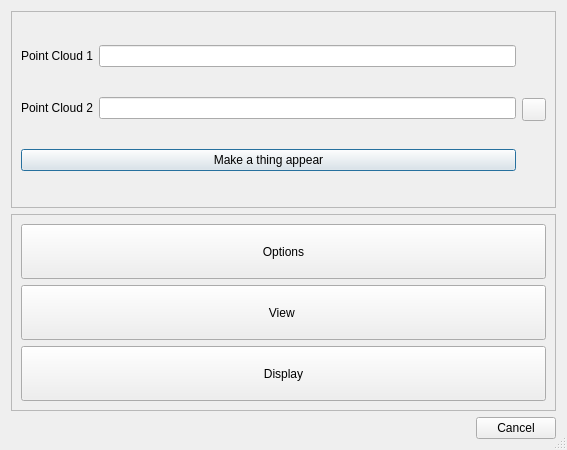
<?xml version="1.0" encoding="UTF-8"?>
<ui version="4.0">
 <class>CMATDlg</class>
 <widget class="QDialog" name="CMATDlg">
  <property name="geometry">
   <rect>
    <x>0</x>
    <y>0</y>
    <width>567</width>
    <height>450</height>
   </rect>
  </property>
  <property name="windowTitle">
   <string>qCMAT</string>
  </property>
  <property name="sizeGripEnabled">
   <bool>true</bool>
  </property>
  <layout class="QVBoxLayout" name="verticalLayout_2">
   <item>
    <widget class="QFrame" name="pointCloudframe">
     <property name="frameShape">
      <enum>QFrame::StyledPanel</enum>
     </property>
     <property name="frameShadow">
      <enum>QFrame::Raised</enum>
     </property>
     <layout class="QHBoxLayout" name="horizontalLayout_3">
      <item>
       <layout class="QVBoxLayout" name="verticalLayout">
        <item>
         <layout class="QHBoxLayout" name="horizontalLayout">
          <item>
           <widget class="QLabel" name="label1">
            <property name="text">
             <string>Point Cloud 1</string>
            </property>
           </widget>
          </item>
          <item>
           <widget class="QLineEdit" name="pointCloudPath1">
            <property name="readOnly">
             <bool>true</bool>
            </property>
           </widget>
          </item>
         </layout>
        </item>
        <item>
         <layout class="QHBoxLayout" name="horizontalLayout_2">
          <item>
           <widget class="QLabel" name="label2">
            <property name="text">
             <string>Point Cloud 2</string>
            </property>
           </widget>
          </item>
          <item>
           <widget class="QLineEdit" name="pointCloudPath2">
            <property name="readOnly">
             <bool>true</bool>
            </property>
           </widget>
          </item>
         </layout>
        </item>
        <item>
         <widget class="QPushButton" name="clearPushButton">
          <property name="text">
           <string>Make a thing appear</string>
          </property>
         </widget>
        </item>
       </layout>
      </item>
      <item>
       <widget class="QToolButton" name="swapToolButton">
        <property name="icon">
         <iconset resource="../qCMAT.qrc">
          <normaloff>:/CC/plugin/qCMAT/images/iconSwap.png</normaloff>:/CC/plugin/qCMAT/images/iconSwap.png</iconset>
        </property>
       </widget>
      </item>
     </layout>
    </widget>
   </item>
   <item>
    <widget class="QFrame" name="frame">
     <property name="frameShape">
      <enum>QFrame::StyledPanel</enum>
     </property>
     <property name="frameShadow">
      <enum>QFrame::Raised</enum>
     </property>
     <layout class="QVBoxLayout" name="verticalLayout_3">
      <item>
       <widget class="QPushButton" name="optionsPushButton">
        <property name="sizePolicy">
         <sizepolicy hsizetype="Minimum" vsizetype="Minimum">
          <horstretch>0</horstretch>
          <verstretch>0</verstretch>
         </sizepolicy>
        </property>
        <property name="toolTip">
         <string>Set options/parameters or perform pre-processing.</string>
        </property>
        <property name="text">
         <string>Options</string>
        </property>
       </widget>
      </item>
      <item>
       <widget class="QPushButton" name="viewPushButton">
        <property name="sizePolicy">
         <sizepolicy hsizetype="Minimum" vsizetype="Minimum">
          <horstretch>0</horstretch>
          <verstretch>0</verstretch>
         </sizepolicy>
        </property>
        <property name="toolTip">
         <string>Choose visualisation style for cloud points being processed.</string>
        </property>
        <property name="text">
         <string>View </string>
        </property>
       </widget>
      </item>
      <item>
       <widget class="QPushButton" name="displayPushButton">
        <property name="sizePolicy">
         <sizepolicy hsizetype="Minimum" vsizetype="Minimum">
          <horstretch>0</horstretch>
          <verstretch>0</verstretch>
         </sizepolicy>
        </property>
        <property name="toolTip">
         <string>Generate and display the processed cloud point.</string>
        </property>
        <property name="text">
         <string>Display</string>
        </property>
       </widget>
      </item>
     </layout>
    </widget>
   </item>
   <item>
    <widget class="QDialogButtonBox" name="buttonBox">
     <property name="standardButtons">
      <set>QDialogButtonBox::Cancel</set>
     </property>
    </widget>
   </item>
  </layout>
 </widget>
 <resources>
  <include location="../qCMAT.qrc"/>
 </resources>
 <connections/>
</ui>
